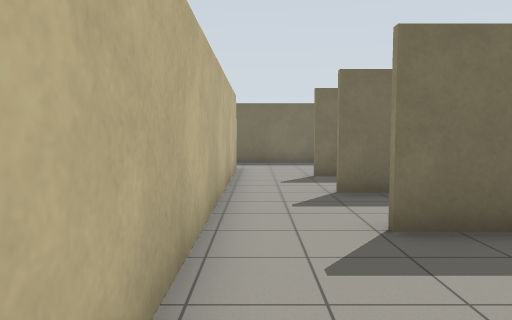
View 1 (above)

15 first-person views from a walk through a world built for the Gazebo simulator. The camera is 1.2 m above the floor, tilts 4° down and sees 70° across. The floor is counted in squares, 1 m on a side. Each view is taken from the middle of a square. On the plan, view 1 faces up. The plan holds only what a view shows up to about 14 squares ahead; the rest is blank.

View 2
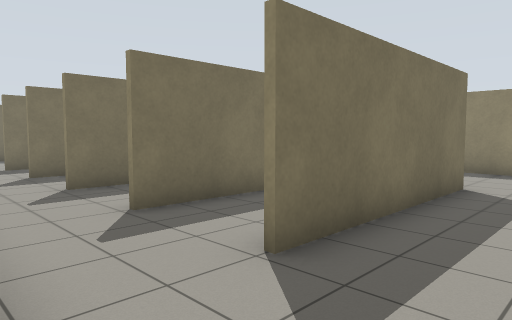

View 3
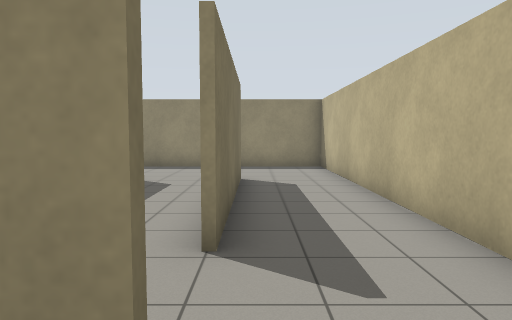

View 4
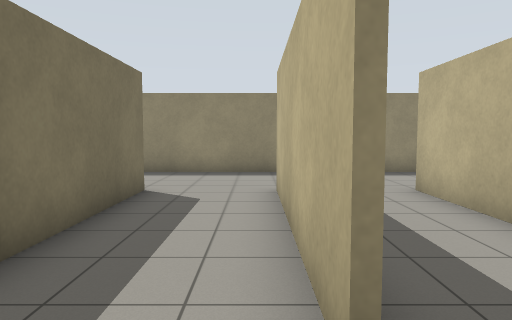

View 5
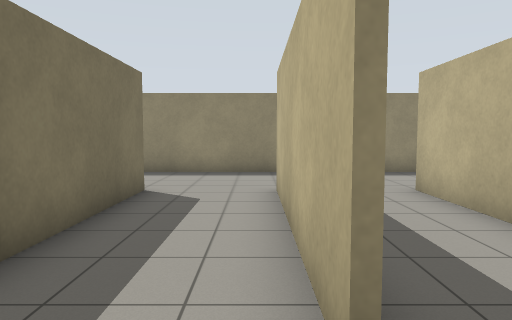

View 6
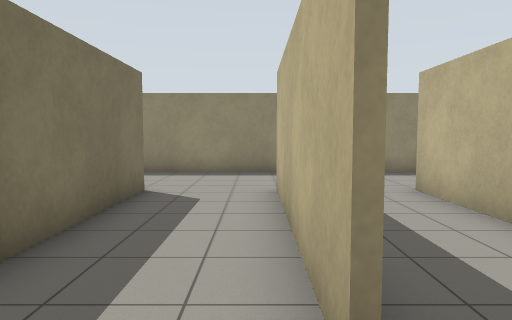

View 7
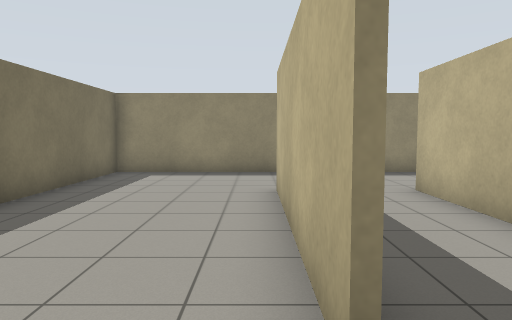

View 8
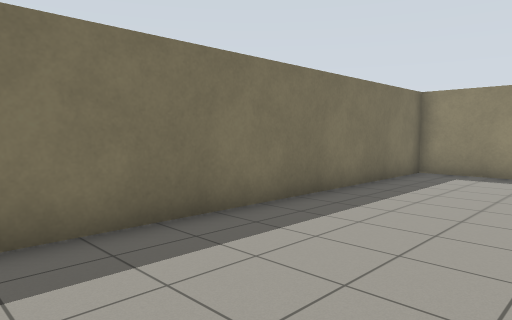

View 9
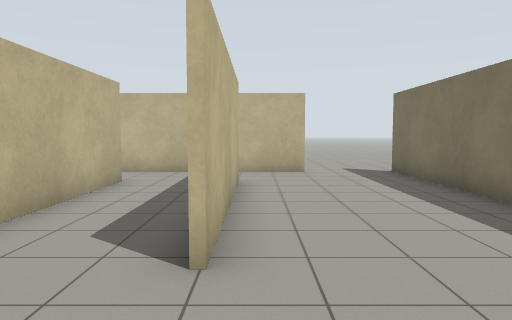

View 10
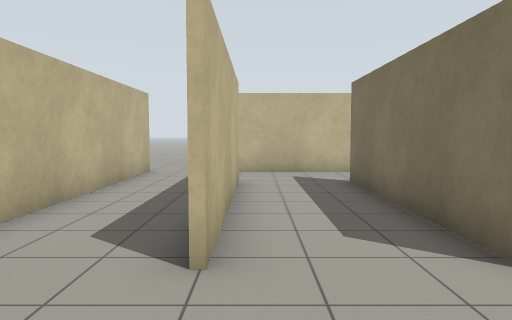

View 11
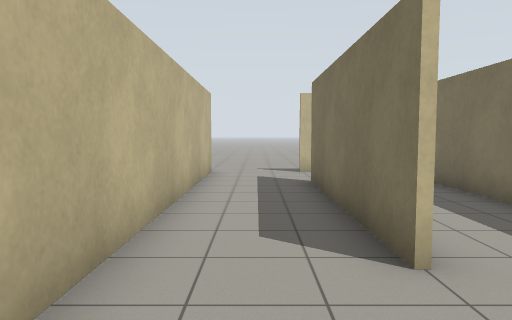

View 12
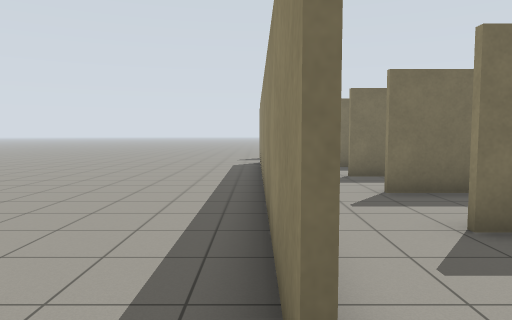

View 13
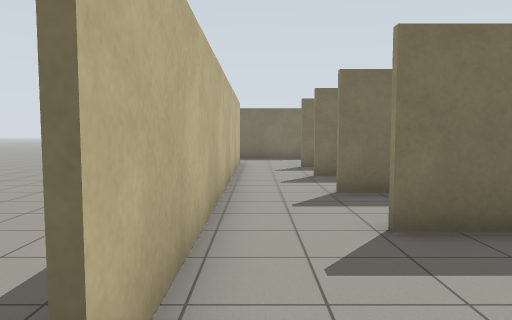

View 14
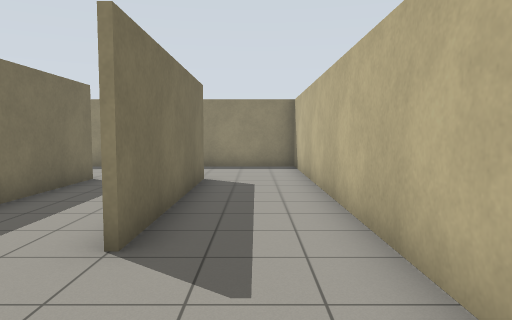

View 15
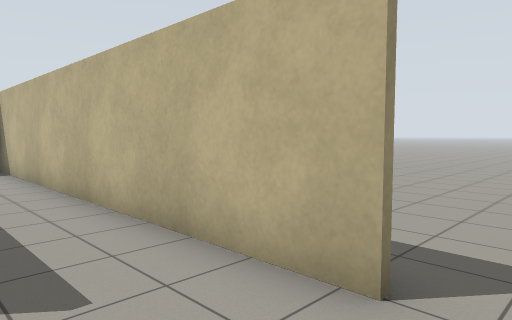

### Floor plan
Points are (right, up) in squares from view 1. A wall is a line through its corners. A room is listed if a view was taken in it or the views show most of it. See-through windows are left out.
Room 1 (views 1, 2, 3, 4, 5, 6, 7, 8, 9, 10, 11, 12, 13, 14, 15)
walls: (7.9, 4.4) (1.6, 4.4); (1.6, 4.6) (7.9, 4.6); (7.9, 7.4) (1.6, 7.4); (1.6, 7.6) (7.9, 7.6); (7.9, 1.4) (1.6, 1.4); (1.6, 1.6) (7.9, 1.6); (7.9, 10.4) (1.6, 10.4); (1.6, 10.6) (7.9, 10.6); (1.8, -1.4) (7.9, -1.4); (7.9, -1.6) (1.6, -1.6); (-0.8, -1.6) (-0.8, 7.5); (-0.7, 12.6) (-0.7, -1.6); (-0.9, -4.4) (11.7, -4.4) (11.7, 15.4) (-0.9, 15.4)
ways out: opening at (-1.5, -5); opening at (-1.5, 15)

Where each view was taken, in squares from view 1:
view 1: 0 up, 0 right, facing up
view 2: 4 down, 1 left, facing up-right
view 3: 2 down, 2 left, facing right
view 4: 2 up, 0 right, facing right
view 5: 5 up, 0 right, facing right
view 6: 8 up, 0 right, facing right
view 7: 11 up, 0 right, facing right
view 8: 11 up, 0 right, facing up-right
view 9: 11 up, 11 right, facing left
view 10: 1 down, 11 right, facing left
view 11: 3 down, 11 right, facing left
view 12: 3 down, 1 left, facing up
view 13: 3 down, 0 right, facing up
view 14: 3 down, 2 left, facing right
view 15: 2 down, 2 left, facing down-right
